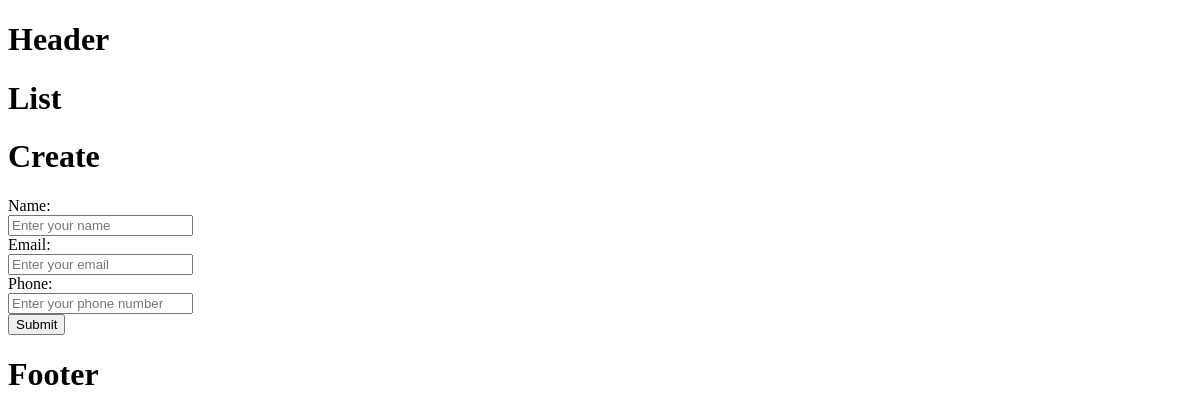
Before: /myapp/infolist/ with the older database file.
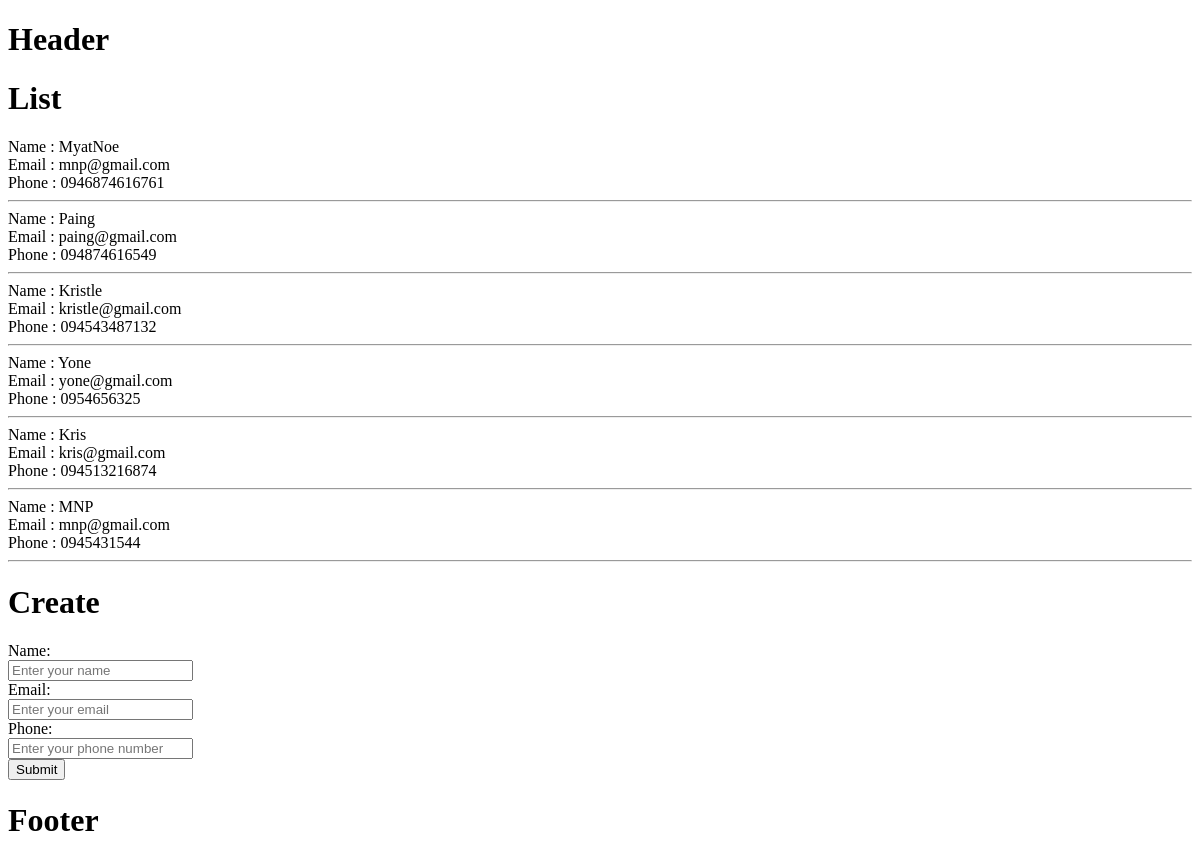
After: the same page with the newer database file.
### myapp/models.py (models this page shows)
class InfoModel(models.Model):
    name = models.CharField(max_length=200)
    email = models.EmailField()
    phone = models.CharField(max_length=20, null=True,blank=True)
    created_at = models.DateTimeField(auto_now_add=True)
    updated_at = models.DateTimeField(auto_now=True)

### myapp/views.py (the view)
# urls.py: path('infolist/', info_list, name='info_list'),
def info_list(request):
    info=InfoModel.objects.all()
    context = {
        'info' :info
    }
    return render(render,'index.html',context)

### myapp/templates/index.html
{% extends 'base.html' %}
{% block body %}
<h1>List</h1>
{% for i in info %}
Name : {{ i.name }}
<br>
Email : {{ i.email }}
<br>
Phone : {{ i.phone }}
<br>
<hr>
{% endfor %}
<h1>Create</h1>
    <form action="" method="POST">
        <label for="name">Name:</label><br>
        <input type="text" id="name" name="name" placeholder="Enter your name" required>
        <br>
        <label for="email">Email:</label><br>
        <input type="email" id="email" name="email" placeholder="Enter your email" required>
        <br>
        <label for="phone">Phone:</label><br>
        <input type="tel" id="phone" name="phone" placeholder="Enter your phone number" required>
        <br>
        <input type="submit" value="Submit">
    </form>
{% endblock %}

### templates/base.html (shortened to what this page needs)
<!DOCTYPE html>
<html lang="en">
<head>
</head>
<body>
    {% include 'header.html' %}
    {% block body %} {% endblock %}
    {% include 'footer.html' %}
</body>
</html>

### templates/header.html
<h1><Header>Header</Header></h1>

### templates/footer.html
<h1>Footer</h1>

Changed rows visible on the page:
added InfoModel: name "MyatNoe", email "mnp@gmail.com", phone "0946874616761"
added InfoModel: name "Paing", email "paing@gmail.com", phone "094874616549"
added InfoModel: name "Kristle", email "kristle@gmail.com", phone "094543487132"
added InfoModel: name "Yone", email "yone@gmail.com", phone "0954656325"
added InfoModel: name "Kris", email "kris@gmail.com", phone "094513216874"
added InfoModel: name "MNP", email "mnp@gmail.com", phone "0945431544"
